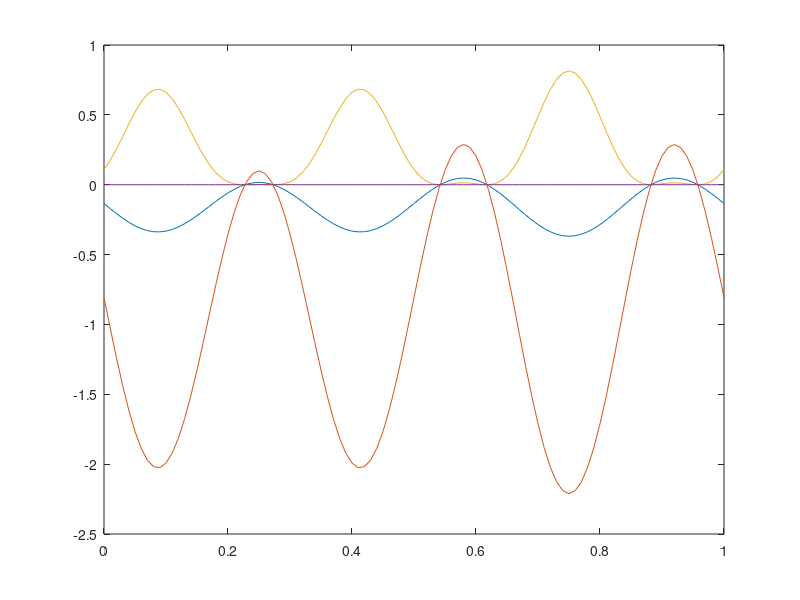

The MATLAB source for this figure:
%%
R1=1;R2=2;R3=3;R4=4;R5=5;R6=6;R7=7; E1=1;E2=2;E3=3;

R= [R1+R2+R3 -R2 0;-R2 R2+R4+R5 -R5;0 -R5 R5+R6+R7];
E = [E1;-E2;-E3];
Ik = R\E;

%% Laika mainīgie signāli
t = 0:0.01:1;
R1=1;R2=2;R3=3;R4=4;R5=5;R6=6;R7=7; E1=1;E2=2;E3=3;
R= [R1+R2+R3 -R2 0;-R2 R2+R4+R5 -R5;0 -R5 R5+R6+R7];
E1 = 2*cos(2*pi*2*t);
E2 = 5*ones(size(t));
E3 = 3*sin(2*pi*3*t);
E = [E1;-E2;-E3];
% risināsim vienādojumu
Ik = R\E;
% atrast un uzzīmēt IR6
IR6 = Ik(3,:);
plot(t,IR6)
hold on
%UR6
UR6 = R6*IR6;
plot(t,UR6)
P6 = IR6.^2*R6;
plot(t,P6)

%% Kā pārbaudīt rezultātus
% kirhova sprieguma likums
%UR6+UR7+UR5=-E3
IR5 = Ik(3,:)-Ik(2,:);
IR7 = Ik(3,:);
UR5 = IR5*R5;
UR7 = IR7*R7;
Utst = UR6+UR7+UR5+E3;
plot(t,Utst)


